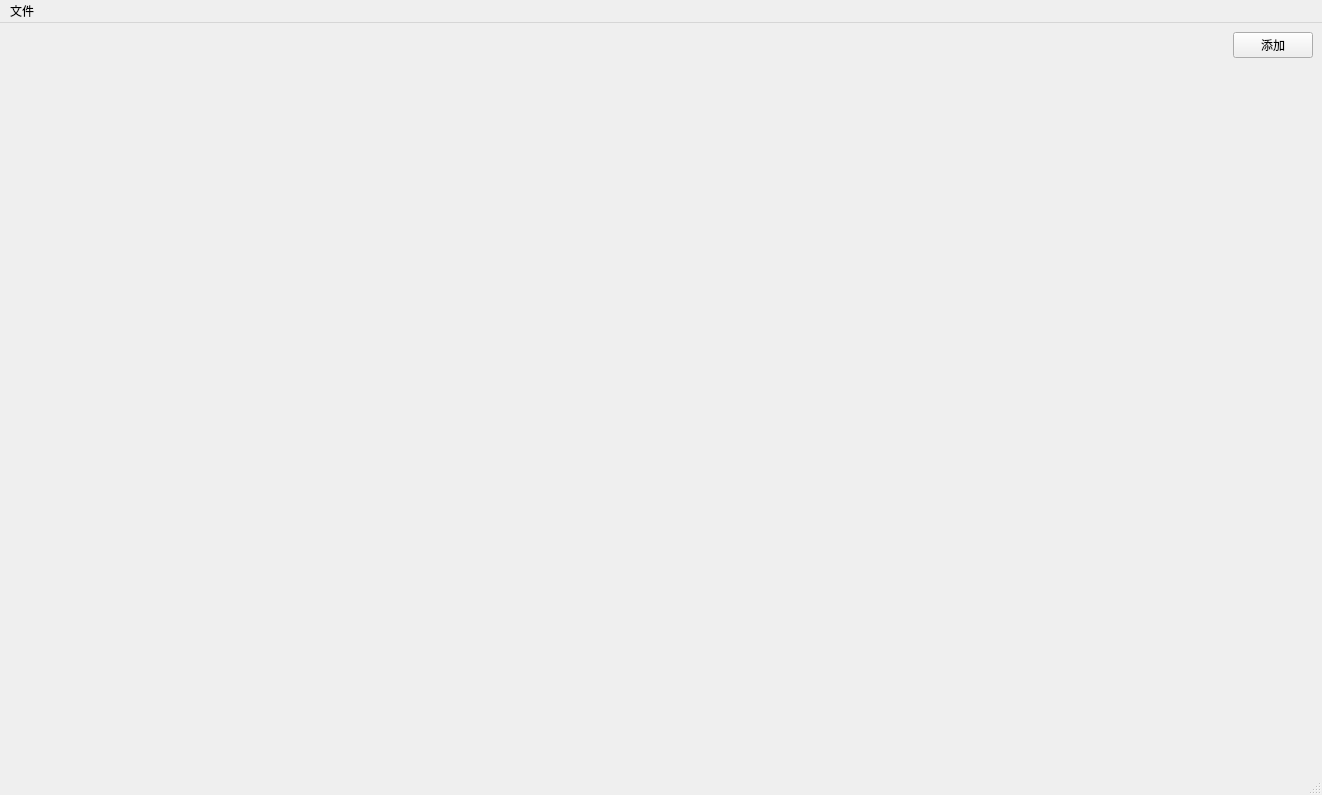
<?xml version="1.0" encoding="UTF-8"?>
<ui version="4.0">
 <class>MainWindow</class>
 <widget class="QMainWindow" name="MainWindow">
  <property name="geometry">
   <rect>
    <x>0</x>
    <y>0</y>
    <width>1322</width>
    <height>795</height>
   </rect>
  </property>
  <property name="windowTitle">
   <string>MainWindow</string>
  </property>
  <widget class="QWidget" name="widget">
   <layout class="QGridLayout" name="gridLayout_2">
    <item row="0" column="0">
     <layout class="QHBoxLayout" name="horizontalLayout">
      <item>
       <spacer name="horizontalSpacer">
        <property name="orientation">
         <enum>Qt::Horizontal</enum>
        </property>
        <property name="sizeHint" stdset="0">
         <size>
          <width>40</width>
          <height>20</height>
         </size>
        </property>
       </spacer>
      </item>
      <item>
       <widget class="QPushButton" name="button_add_view">
        <property name="text">
         <string>添加</string>
        </property>
       </widget>
      </item>
     </layout>
    </item>
    <item row="1" column="0">
     <layout class="QGridLayout" name="gridLayout">
      <item row="0" column="0">
       <spacer name="verticalSpacer">
        <property name="orientation">
         <enum>Qt::Vertical</enum>
        </property>
        <property name="sizeHint" stdset="0">
         <size>
          <width>20</width>
          <height>40</height>
         </size>
        </property>
       </spacer>
      </item>
     </layout>
    </item>
   </layout>
  </widget>
  <widget class="QMenuBar" name="menubar">
   <property name="geometry">
    <rect>
     <x>0</x>
     <y>0</y>
     <width>1322</width>
     <height>23</height>
    </rect>
   </property>
   <widget class="QMenu" name="menu_file">
    <property name="title">
     <string>文件</string>
    </property>
    <addaction name="action_select_image"/>
    <addaction name="action_select_video"/>
   </widget>
   <addaction name="menu_file"/>
  </widget>
  <widget class="QStatusBar" name="statusbar"/>
  <action name="action_select_image">
   <property name="text">
    <string>选择图片</string>
   </property>
  </action>
  <action name="action_select_video">
   <property name="text">
    <string>选择视频</string>
   </property>
  </action>
  <action name="action_internet">
   <property name="text">
    <string>配置网络信号源</string>
   </property>
  </action>
 </widget>
 <resources/>
 <connections/>
</ui>
